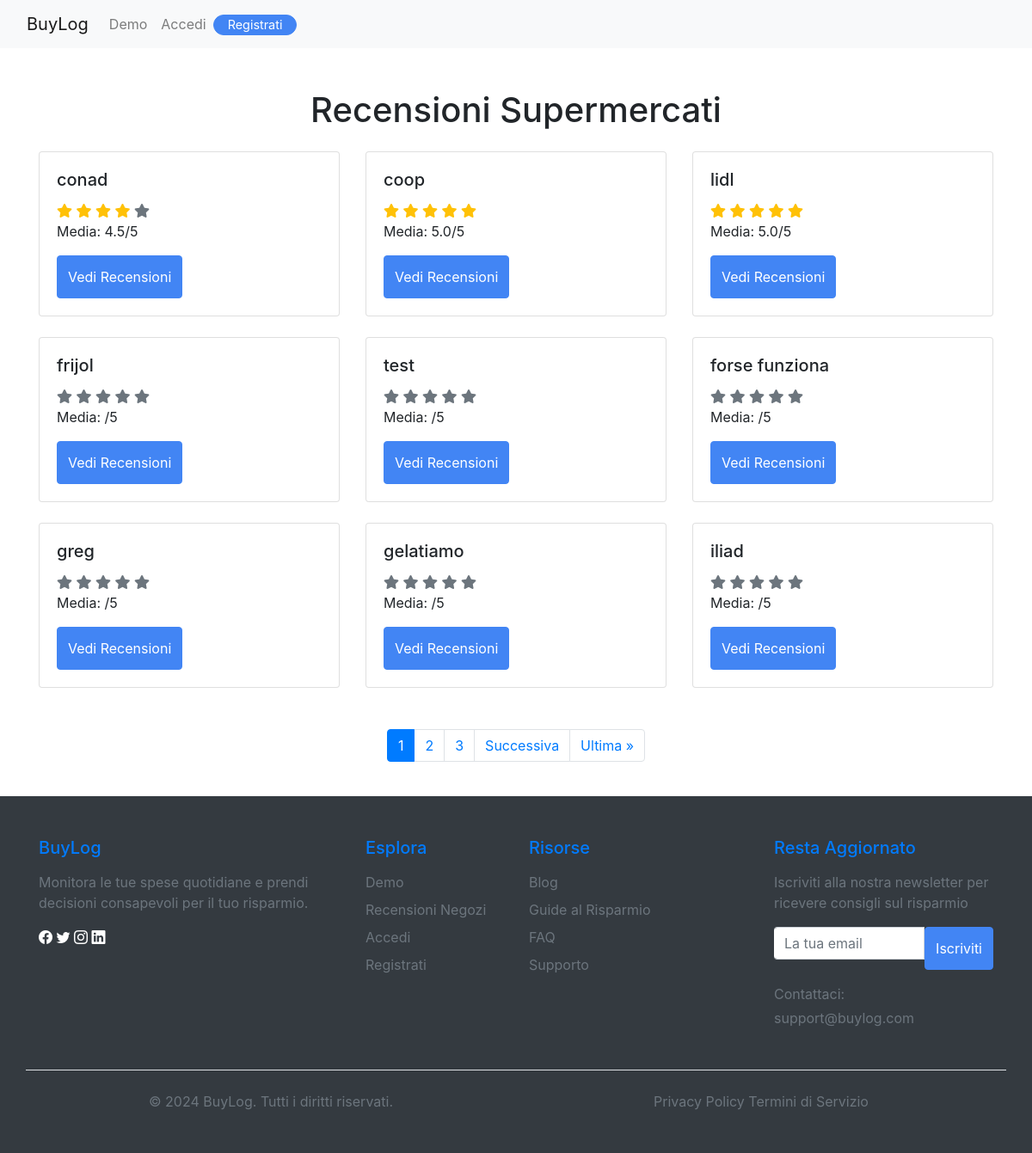
The app's page /recensioni/ with its own data.
### scontrini/models.py (models this page shows, shortened)
class Negozio(models.Model):
    nome = models.CharField(max_length=100)
    recensione_media = models.FloatField(null=True, blank=True)
    class Meta:
        verbose_name_plural = 'Negozi'

### recensioni/views.py (the view)
# urls.py: path('', RecensioniListView.as_view(), name='lista_recensioni'),
class RecensioniListView(ListView):
    model = Review
    template_name = 'recensioni/lista_recensioni.html'
    context_object_name = 'recensioni'
    paginate_by = 9
    def get_queryset(self):
        return Negozio.objects.annotate(
            num_recensioni=Count('recensioni'),
            media_recensioni=Avg('recensioni__voto_generale')
        ).order_by('-num_recensioni', '-media_recensioni')
    def get_context_data(self, **kwargs):
        context = super().get_context_data(**kwargs)
        context['negozi'] = context['page_obj']
        return context

### recensioni/templates/recensioni/lista_recensioni.html (shortened to what this page needs)
{% extends 'recensioni/base_recensioni.html' %}
{% block content %}
<div class="container mt-5">
    <h1 class="text-center mb-4">Recensioni Supermercati</h1>
    <div class="row">
        {% for negozio in negozi %}
        <div class="col-md-4 mb-4">
            <div class="card">
                <div class="card-body">
                    <h5 class="card-title">{{ negozio.nome }}</h5>
                    <div class="stars-container">
                        {% for i in "12345" %}
                            <i class="fas fa-star {% if i|add:'0' <= negozio.media_recensioni %}text-warning{% else %}text-muted{% endif %}"></i>
                        {% endfor %}
                    </div>
                    <p class="card-text">Media: {{ negozio.media_recensioni|floatformat:1 }}/5</p>
                    <a href="{% url 'recensioni:recensioni_negozio' negozio.id %}" class="btn btn-primary">Vedi Recensioni</a>
                </div>
            </div>
        </div>
        {% endfor %}
    </div>
    {% if negozi.paginator.num_pages > 1 %}
    <nav aria-label="Navigazione pagine" class="mt-4">
        <ul class="pagination justify-content-center">
            {% for num in negozi.paginator.page_range %}
                {% if negozi.number == num %}
                    <li class="page-item active">
                        <span class="page-link">{{ num }}</span>
                    </li>
                {% elif num > negozi.number|add:'-3' and num < negozi.number|add:'3' %}
                    <li class="page-item">
                        <a class="page-link" href="?page={{ num }}">{{ num }}</a>
                    </li>
                {% endif %}
            {% endfor %}
            {% if negozi.has_next %}
                <li class="page-item">
                    <a class="page-link" href="?page={{ negozi.next_page_number }}">Successiva</a>
                </li>
                <li class="page-item">
                    <a class="page-link" href="?page={{ negozi.paginator.num_pages }}">Ultima &raquo;</a>
                </li>
            {% endif %}
        </ul>
    </nav>
    {% endif %}
</div>
{% endblock %}

### static/css/style.css (style rules this page uses)
body { min-height: 100vh; display: flex; flex-direction: column; }

### static/css/auth.css (style rules this page uses)
.btn-primary { background-color: #4285f4; border-color: #4285f4; padding: 12px; }

### records on screen
Negozio: nome "conad", media_recensioni "4.5"
Negozio: nome "coop", media_recensioni "5.0"
Negozio: nome "lidl", media_recensioni "5.0"
Negozio: nome "frijol"
Negozio: nome "test"
Negozio: nome "forse funziona"
Negozio: nome "greg"
Negozio: nome "gelatiamo"
Negozio: nome "iliad"

### other values on screen
{{ num }} "1"
{{ num }} "2" "3"
